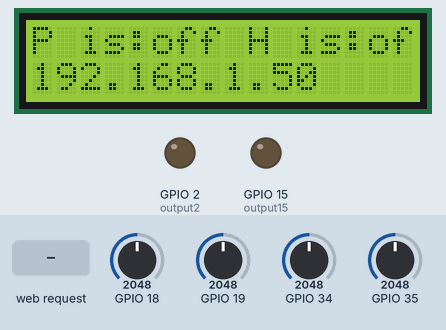
Recording of a sketch running on a simulated ESP32. On the bench: 16×2 character LCD, output pins drawn as LEDs (lit = HIGH). Inputs (shaded band) come from the test bench; at power-on: GPIO 18 = 2048, GPIO 19 = 2048, GPIO 34 = 2048, GPIO 35 = 2048. WiFi joins after 1.5 s; servers stay silent unless stated; what the sketch prints to the serial monitor is not drawn.

Above: at 12.7 s.
12.8 s: HTTP request GET /15/on received
At 14.6 s:
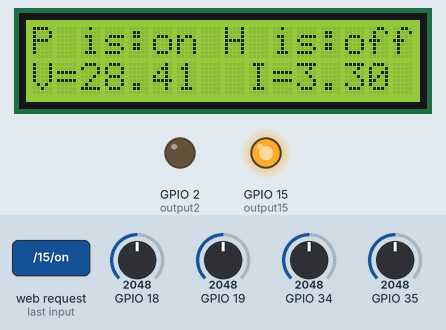
15.1 s: HTTP request GET /2/on received
At 16.2 s:
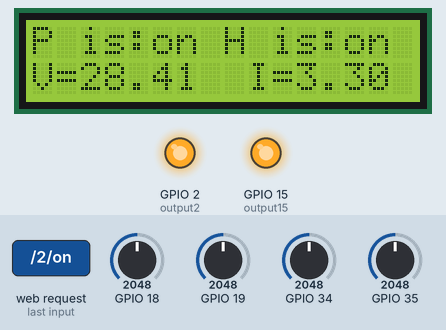
17.2 s: HTTP request GET /15/off received
At 18.9 s:
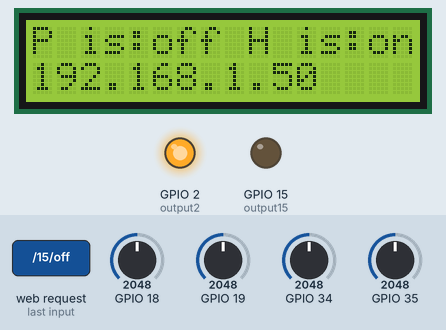
19.3 s: HTTP request GET /2/off received
At 19.86 s:
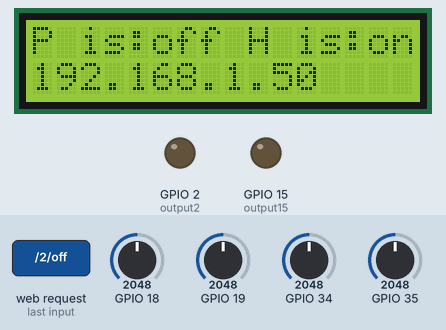
Timing chart, 0 to 22.3 s (numbered marks = the images above; inputs shaded):
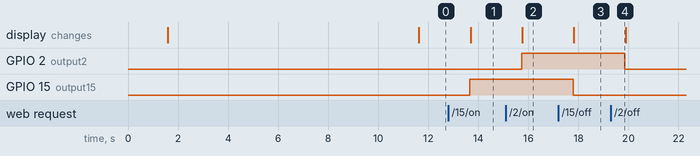

The sketch:

RabotiW_W_R_P_D_T_M.ino
```cpp
// Load Wi-Fi library
#include <WiFi.h>

//Load LCD library
#include <LiquidCrystal_I2C.h>

// set the LCD number of columns and rows
int lcdColumns = 16;
int lcdRows = 2;

// set LCD address, number of columns and rows
// if you don't know your display address, run an I2C scanner sketch
LiquidCrystal_I2C lcd(0x27, lcdColumns, lcdRows);

// Replace with your network credentials
const char* ssid     = "EmnogoPoDobar";
const char* password = "TovaeRouteraNaKalin";

// Set web server port number to 80
WiFiServer server(80);

// Variable to store the HTTP request
String header;

// Auxiliar variables to store the current output state
String output15State = "off";
String output2State = "off";
String Temp = "off";
String Moisture = "off";

// Assign output variables to GPIO pins
const int output15 = 15;
const int output2 = 2;
const int input18 = 18;
const int input19 = 19;

  int C = 0;
  int M = 0;
  int in35 = 0;
  int in34 = 0;
  String ip;


void setup() {
   // initialize LCD
  lcd.init();
  // turn on LCD backlight
  lcd.backlight();

  Serial.begin(115200);
  // Initialize the output variables as outputs
  pinMode(output15, OUTPUT);
  pinMode(output2, OUTPUT);
  // Set outputs to LOW
  digitalWrite(output15, LOW);
  digitalWrite(output2, LOW);

  // Connect to Wi-Fi network with SSID and password
  Serial.print("Connecting to ");
  Serial.println(ssid);
  WiFi.begin(ssid, password);
  while (WiFi.status() != WL_CONNECTED) {
    delay(500);
    Serial.print(".");
  }
  ip = WiFi.localIP().toString();
  // Print local IP address and start web server
  Serial.println("");
  Serial.println("WiFi connected.");
  Serial.println("IP address: ");
  Serial.println(ip);
  server.begin();

  lcd.setCursor(0, 0);
  lcd.print("IamHereForPlants");
  lcd.setCursor(0,1);
  lcd.print(ip);
  delay(10000);

  pinMode(34, INPUT);
  pinMode(35, INPUT);
  pinMode(18, INPUT);
  pinMode(19, INPUT);

}

void printLCD() {
  lcd.clear();
  // set cursor to first column, first row
  // print message
  lcd.setCursor(0,0);
  lcd.print("P is:");
  lcd.print(output15State);
  lcd.print(" H is:");
  lcd.print(output2State);
    if (in35 != -1 && in34 != -1) {
    lcd.setCursor(0,1);
    lcd.print("V=");
    lcd.print(in35*3.3*16/4095+2);
    lcd.print("  I=");
    lcd.print(in34*3.3*2/4095);
    }else {
      lcd.setCursor(0,1);
      lcd.print(ip);}
  }


void loop() {

  if (digitalRead(15) == HIGH) {
    in35 = analogRead(35);
    in34 = analogRead(34);
  } else {
    in35 = -1;
    in34 = -1;
  }
  //Measuring temp
  C = analogRead(18);

  //Measuring moisture
  M = analogRead(19);


  printLCD();
  delay(1000);


  WiFiClient client = server.available();   // Listen for incoming clients

  if (client) {                             // If a new client connects,
    Serial.println("New Client.");          // print a message out in the serial port
    String currentLine = "";                // make a String to hold incoming data from the client
    while (client.connected()) {            // loop while the client's connected
     char c = client.read();             // read a byte, then
      if (client.available()) {             // if there's bytes to read from the client,

        Serial.write(c);                    // print it out the serial monitor
        header += c;
        if (c == '\n') {                    // if the byte is a newline character
          // if the current line is blank, you got two newline characters in a row.
          // that's the end of the client HTTP request, so send a response:
          if (currentLine.length() == 0) {
              // HTTP headers always start with a response code (e.g. HTTP/1.1 200 OK)
              // and a content-type so the client knows what's coming, then a blank line:
              client.println("HTTP/1.1 200 OK");
              client.println("Content-type:text/html");
              client.println("Connection: close");
              client.println();

              // turns the GPIOs on and off
              if (header.indexOf("GET /15/on") >= 0) {
                Serial.println("GPIO 15 on");
                output15State = "on";
                digitalWrite(output15, HIGH);
              } else if (header.indexOf("GET /15/off") >= 0) {
                Serial.println("GPIO 15 off");
                output15State = "off";
                digitalWrite(output15, LOW);

              } else if (header.indexOf("GET /2/on") >= 0) {
                Serial.println("GPIO 2 on");
                output2State = "on";
                digitalWrite(output2, HIGH);

              } else if (header.indexOf("GET /2/off") >= 0) {
                Serial.println("GPIO 2 off");
                output2State = "off";
                digitalWrite(output2, LOW);

              }
            }
            // Display the HTML web page
            client.println("<!DOCTYPE html><html>");
            client.println("<head><meta name=\"viewport\" content=\"width=device-width, initial-scale=1\">");
            client.println("<link rel=\"icon\" href=\"data:,\">");
            // CSS to style the on/off buttons
            client.println("<style>html { font-family: Helvetica; display: inline-block; margin: 0px auto; text-align: center;}");
            client.println(".button { background-color: #4CAF50; border: none; color: white; padding: 16px 40px;");
            client.println("text-decoration: none; font-size: 30px; margin: 2px; cursor: pointer;}");
            client.println(".button2 {background-color: #ec1c24;}</style></head>");

            // Web Page Heading
            client.println("<body><h1>Smart Irrigation System</h1>");

            // Display current state, and ON/OFF buttons for GPIO 15
            client.println("<p>Water temp C " + Temp + "</p>");
            client.println("<p>Moisture % " + Moisture + "</p>");
            client.println("<p>Reley1 Waterpump - State " + output15State + "</p>");
            // If the output15State is off, it displays the ON button
            if (output15State=="off") {
              client.println("<p><a href=\"/15/on\"><button class=\"button\">ON</button></a></p>");
            } else {
              client.println("<p><a href=\"/15/off\"><button class=\"button button2\">OFF</button></a></p>");
            }

            // Display current state, and ON/OFF buttons for GPIO 2
            client.println("<p>Reley2 Heather - State " + output2State + "</p>");
            // If the output2State is off, it displays the ON button
            if (output2State=="off") {
              client.println("<p><a href=\"/2/on\"><button class=\"button\">ON</button></a></p>");
            } else {
              client.println("<p><a href=\"/2/off\"><button class=\"button button2\">OFF</button></a></p>");
            }
            client.println("</body></html>");

            // The HTTP response ends with another blank line
            client.println();
            // Break out of the while loop
            break;
          } else { // if you got a newline, then clear currentLine
            currentLine = "";
          }
        } else if (c != '\r') {  // if you got anything else but a carriage return character,
          currentLine += c;      // add it to the end of the currentLine
        }
      }
    }
    // Clear the header variable
    header = "";
    // Close the connection
    client.stop();
    Serial.println("Client disconnected.");
    Serial.println("");

}
```

Measured:
- after the input at 12.8 s, GPIO 15 (output15): LOW → HIGH after 0.86 s; the display: changes after 0.89 s (image 1)
- after the input at 15.1 s, GPIO 2 (output2): LOW → HIGH after 0.63 s; the display: changes after 0.66 s (image 2)
- after the input at 17.2 s, GPIO 15 (output15): HIGH → LOW after 0.59 s; the display: changes after 0.62 s (image 3)
- after the input at 19.3 s, GPIO 2 (output2): HIGH → LOW after 0.55 s
